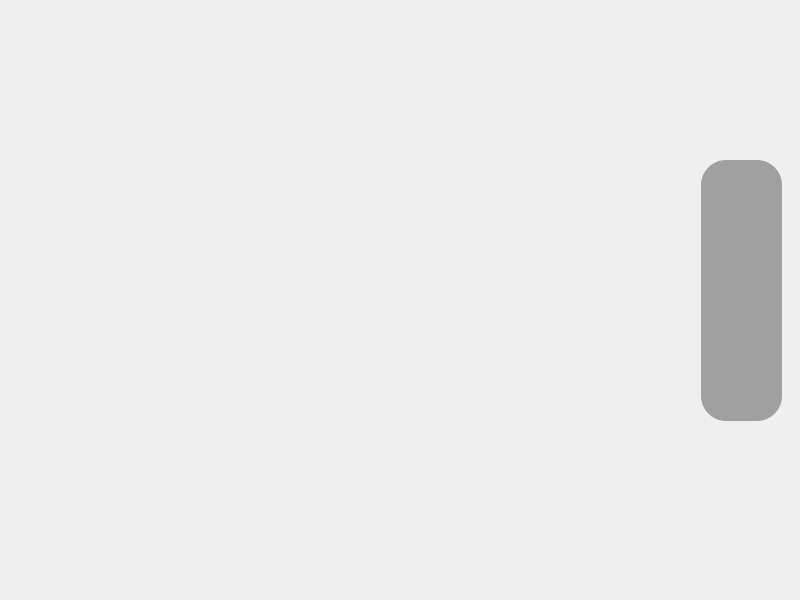
<?xml version="1.0" encoding="UTF-8"?>
<ui version="4.0">
 <class>MainWindow</class>
 <widget class="QMainWindow" name="MainWindow">
  <property name="geometry">
   <rect>
    <x>0</x>
    <y>0</y>
    <width>800</width>
    <height>600</height>
   </rect>
  </property>
  <property name="sizePolicy">
   <sizepolicy hsizetype="Fixed" vsizetype="Fixed">
    <horstretch>0</horstretch>
    <verstretch>0</verstretch>
   </sizepolicy>
  </property>
  <property name="mouseTracking">
   <bool>true</bool>
  </property>
  <property name="tabletTracking">
   <bool>false</bool>
  </property>
  <property name="windowTitle">
   <string>MainWindow</string>
  </property>
  <property name="windowOpacity">
   <double>1.000000000000000</double>
  </property>
  <widget class="QWidget" name="centralwidget">
   <property name="mouseTracking">
    <bool>true</bool>
   </property>
   <widget class="QLabel" name="under_list">
    <property name="geometry">
     <rect>
      <x>701</x>
      <y>160</y>
      <width>81</width>
      <height>261</height>
     </rect>
    </property>
    <property name="mouseTracking">
     <bool>true</bool>
    </property>
    <property name="tabletTracking">
     <bool>true</bool>
    </property>
    <property name="styleSheet">
     <string notr="true">QLabel{
/* подложка */

position: absolute;
width: 308px;
height: 73.5px;
left: 716px;
top: 454px;

background: #A0A0A0;
border-radius: 25px;

}</string>
    </property>
    <property name="text">
     <string/>
    </property>
   </widget>
   <widget class="QListWidget" name="list">
    <property name="geometry">
     <rect>
      <x>710</x>
      <y>170</y>
      <width>71</width>
      <height>251</height>
     </rect>
    </property>
    <property name="sizePolicy">
     <sizepolicy hsizetype="Expanding" vsizetype="Ignored">
      <horstretch>0</horstretch>
      <verstretch>0</verstretch>
     </sizepolicy>
    </property>
    <property name="minimumSize">
     <size>
      <width>0</width>
      <height>0</height>
     </size>
    </property>
    <property name="mouseTracking">
     <bool>false</bool>
    </property>
    <property name="tabletTracking">
     <bool>false</bool>
    </property>
    <property name="focusPolicy">
     <enum>Qt::NoFocus</enum>
    </property>
    <property name="acceptDrops">
     <bool>false</bool>
    </property>
    <property name="layoutDirection">
     <enum>Qt::LeftToRight</enum>
    </property>
    <property name="autoFillBackground">
     <bool>false</bool>
    </property>
    <property name="styleSheet">
     <string notr="true">QListWidget{
border: 1px solid;
border-color: rgba(255, 255, 255, 0);
border-radius: 100px;
background-color: rgba(255, 255, 255, 0);
}
QListWidget::item{
background-color: rgba(255, 255, 255, 0);
}

QListWidget::item::hover{
background-color: rgba(255, 255, 255, 0);
outline: 0px;


}
QListWidget::item::selected{
outline: 0px;

}
QScrollBar:vertical {
	
	background-color: rgba(255, 255, 255, 0);
	border: none;
    width:8 px;
    margin: 15px 0px 15px 0;
	border-radius: 0px;
 }

/*  HANDLE BAR VERTICAL */
QScrollBar::handle:vertical {

	background-color: rgb(255, 255, 255);
	min-height: 30px;
	border-radius: 7px;
}
QScrollBar::handle:vertical:hover{	
	background-color: rgb(198, 198, 198);
}
QScrollBar::handle:vertical:pressed {	
	background-color: rgb(138, 138, 138);
}

/* BTN TOP - SCROLLBAR */
QScrollBar::sub-line:vertical {
	background-color: rgb(95, 95, 95);
	height: 15px;
	border-top-left-radius: 5px;
	border-top-right-radius: 5px;
	subcontrol-position: top;
	subcontrol-origin: margin;
}
QScrollBar::sub-line:vertical:hover {	
	background-color: rgb(198, 198, 198);
}
QScrollBar::sub-line:vertical:pressed {	
	background-color: rgb(138, 138, 138);
}

/* BTN BOTTOM - SCROLLBAR */
QScrollBar::add-line:vertical {
	background-color:  rgb(95, 95, 95);
	height: 15px;
	border-typer: solid;
	border-bottom-left-radius: 25px;
	border-bottom-right-radius: 25px;
	subcontrol-position: bottom;
	subcontrol-origin: margin;
}
QScrollBar::add-line:vertical:hover {	
	background-color: rgb(198, 198, 198);
}
QScrollBar::add-line:vertical:pressed {	
	background-color: rgb(138, 138, 138);
}

/* RESET ARROW */
QScrollBar::up-arrow:vertical, QScrollBar::down-arrow:vertical {
	background: none;
}
QScrollBar::add-page:vertical, QScrollBar::sub-page:vertical {
	background: none;
}
</string>
    </property>
    <property name="frameShape">
     <enum>QFrame::StyledPanel</enum>
    </property>
    <property name="frameShadow">
     <enum>QFrame::Sunken</enum>
    </property>
    <property name="lineWidth">
     <number>1</number>
    </property>
    <property name="verticalScrollBarPolicy">
     <enum>Qt::ScrollBarAsNeeded</enum>
    </property>
    <property name="horizontalScrollBarPolicy">
     <enum>Qt::ScrollBarAlwaysOff</enum>
    </property>
    <property name="autoScroll">
     <bool>true</bool>
    </property>
    <property name="autoScrollMargin">
     <number>16</number>
    </property>
    <property name="showDropIndicator" stdset="0">
     <bool>true</bool>
    </property>
    <property name="dragEnabled">
     <bool>false</bool>
    </property>
    <property name="dragDropMode">
     <enum>QAbstractItemView::NoDragDrop</enum>
    </property>
    <property name="defaultDropAction">
     <enum>Qt::CopyAction</enum>
    </property>
    <property name="alternatingRowColors">
     <bool>false</bool>
    </property>
    <property name="selectionMode">
     <enum>QAbstractItemView::SingleSelection</enum>
    </property>
    <property name="selectionBehavior">
     <enum>QAbstractItemView::SelectItems</enum>
    </property>
    <property name="iconSize">
     <size>
      <width>56</width>
      <height>56</height>
     </size>
    </property>
    <property name="textElideMode">
     <enum>Qt::ElideLeft</enum>
    </property>
    <property name="verticalScrollMode">
     <enum>QAbstractItemView::ScrollPerItem</enum>
    </property>
    <property name="movement">
     <enum>QListView::Static</enum>
    </property>
    <property name="flow">
     <enum>QListView::TopToBottom</enum>
    </property>
    <property name="isWrapping" stdset="0">
     <bool>false</bool>
    </property>
    <property name="resizeMode">
     <enum>QListView::Fixed</enum>
    </property>
    <property name="layoutMode">
     <enum>QListView::SinglePass</enum>
    </property>
    <property name="spacing">
     <number>0</number>
    </property>
    <property name="gridSize">
     <size>
      <width>0</width>
      <height>80</height>
     </size>
    </property>
    <property name="viewMode">
     <enum>QListView::ListMode</enum>
    </property>
    <property name="modelColumn">
     <number>0</number>
    </property>
    <property name="uniformItemSizes">
     <bool>true</bool>
    </property>
    <property name="batchSize">
     <number>100</number>
    </property>
    <property name="wordWrap">
     <bool>false</bool>
    </property>
    <property name="selectionRectVisible">
     <bool>false</bool>
    </property>
    <property name="sortingEnabled">
     <bool>false</bool>
    </property>
    <item>
     <property name="text">
      <string/>
     </property>
     <property name="icon">
      <iconset>
       <normaloff>../icons/normal/розетка норм.svg</normaloff>
       <selectedoff>../icons/selected/розетка.svg</selectedoff>../icons/normal/розетка норм.svg</iconset>
     </property>
    </item>
    <item>
     <property name="text">
      <string/>
     </property>
     <property name="icon">
      <iconset>
       <normaloff>../icons/normal/жнерго норм.svg</normaloff>
       <selectedoff>../icons/selected/энергоблок.svg</selectedoff>../icons/normal/жнерго норм.svg</iconset>
     </property>
    </item>
    <item>
     <property name="text">
      <string/>
     </property>
     <property name="icon">
      <iconset>
       <normaloff>../icons/normal/рисование норм.svg</normaloff>
       <selectedoff>../icons/selected/перенос.svg</selectedoff>../icons/normal/рисование норм.svg</iconset>
     </property>
    </item>
   </widget>
  </widget>
 </widget>
 <resources/>
 <connections/>
</ui>
